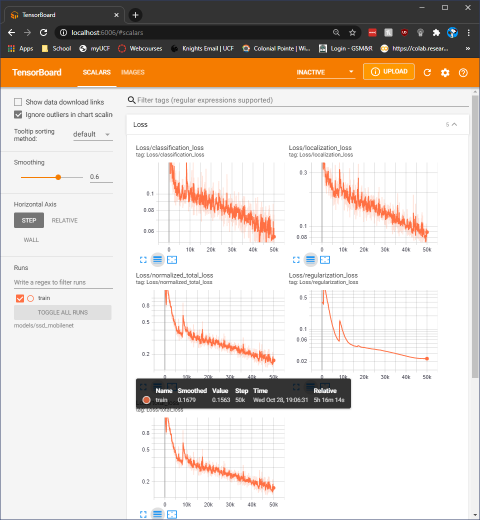
#> input picture ml/run10/run10 charts.png, 960 x 1040 px (shown at 1/2 size)
$ python image_cut.py 'run10/run10 charts.png'
#> lines starting #> are read from the running program, lines starting #| are printed output that depends on the picture
""" Cuts input image with padding and stride """

import os
import sys
from PIL import Image
import multiprocessing as mp


def single_crop(image: Image, top: int, left: int, right: int,
                bottom: int) -> Image:
    """ Crops a single image given a bounding box, with padding if necessary """
    width, height = image.size
    if bottom > height or right > width:
        # If the crop extends beyond the image boundaries,
        # create a padded image by pasting onto a new blank image
        cropped_image = Image.new("RGB", ((right - left), (bottom - top)))
        bottom = min(bottom, height)
        right = min(right, width)
        temp_crop = image.crop((left, top, right, bottom))
        cropped_image.paste(temp_crop)
    else:
        cropped_image = image.crop((left, top, right, bottom))

    # Non-RGB modes may not save as JPG, which our model requires
    if image.mode != 'RGB':
        image = image.convert('RGB')
    return cropped_image


def crop_row(row, image):
    return [single_crop(image, x[0], x[1], x[2], x[3]) for x in row]


def crop_image_with_padding(desired_size: tuple, stride: int,
                            image: Image) -> list:
    """ Returns 2D list of PIL images, cropped, with stride, adding padding as necessary """
#> called with desired_size = (320, 320), stride = 300
    image_list = []
#> image_list = []

    # Get image dimensions
    width, height = image.size
#> width = 960; height = 1040

    # Initialize cropping coordinates
    i = 0
    top = 0
    left = 0
    right = desired_size[0]
#> right = 320
    bottom = desired_size[1]
#> bottom = 320

    # Make crops
    while top < height:
        row = []
        while left < width:
            i += 1
            crop_coord = (top, left, right, bottom)
            row.append(crop_coord)
            right += stride
            left += stride
        image_list.append(row)
        left = 0
        right = desired_size[0]
        top += stride
        bottom += stride
#> this loop made 4 passes
#> bottom on passes 1 to 4: 620, 920, 1220, 1520
#> after the loop, bottom = 1520; i = 16; image_list = 4 items; top = 1200

    pool = mp.Pool(mp.cpu_count())
    results = pool.starmap(crop_row, [(r, image) for r in image_list])
#> call 3 of single_crop, with top = 0, left = 600, right = 920, bottom = 320
#> in single_crop (call 3), `cropped_image = image.crop((left, top, right, bottom))`:
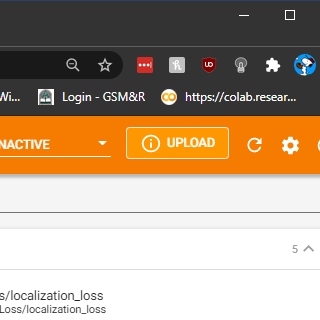
#> cropped_image: PIL image 320x320 RGBA; mean R, G, B, A 178.4, 158.1, 136.5, 255
#> in single_crop (call 4), `cropped_image = Image.new("RGB", ((right - left), (bottom - top)))`: cropped_image: PIL image 320x320 RGB; every value is 0
#> in single_crop (call 11), `cropped_image = image.crop((left, top, right, bottom))`:
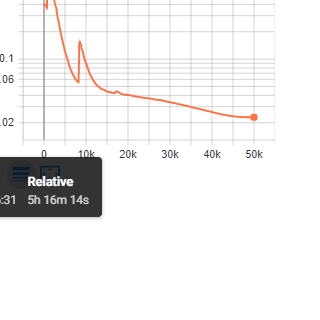
#> cropped_image: PIL image 320x320 RGBA; mean R, G, B, A 240.6, 239.7, 239.5, 255
#> in single_crop (call 12), `bottom = min(bottom, height)`: bottom = 920
#> in single_crop (call 12), `temp_crop = image.crop((left, top, right, bottom))`:
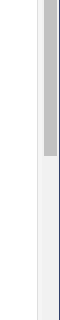
#> temp_crop: PIL image 60x320 RGBA; mean R, G, B, A 241.3, 241.5, 242.2, 255
#> in single_crop (call 13), `bottom = min(bottom, height)`: bottom = 1040
#> in single_crop (call 13), `right = min(right, width)`: right = 320
#> in single_crop (call 13), `cropped_image.paste(temp_crop)`:
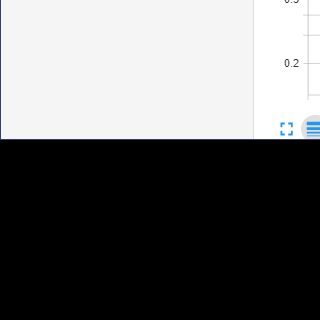
#> cropped_image: PIL image 320x320 RGB; mean R, G, B 106.5, 106.8, 107.2
#> in single_crop (call 14), `right = min(right, width)`: right = 620
#> in single_crop (call 14), `temp_crop = image.crop((left, top, right, bottom))`:
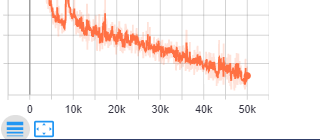
#> temp_crop: PIL image 320x140 RGBA; mean R, G, B, A 248.6, 241.3, 239.7, 255
#> in single_crop (call 14), `cropped_image.paste(temp_crop)`:
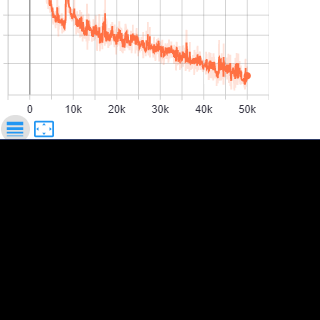
#> cropped_image: PIL image 320x320 RGB; mean R, G, B 108.7, 105.6, 104.9
#> in single_crop (call 16), `right = min(right, width)`: right = 960
#> in single_crop (call 16), `cropped_image.paste(temp_crop)`:
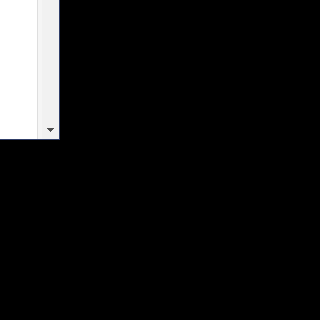
#> cropped_image: PIL image 320x320 RGB; mean R, G, B 20.1, 20.1, 20.2
#> results = 4 items
    pool.close()

    return results


if __name__ == '__main__':
    # For testing
    print('Processing images...')
    images = crop_image_with_padding((320, 320), 300, Image.open(sys.argv[1]))
#> images = 4 items
    print('Done! Saving...')
    for row, image in enumerate(images):
        for col, image in enumerate(images[row]):
            image.save(f'crop-{row}-{col}.jpg')
#> this loop made 4 passes
    print('Done!')
